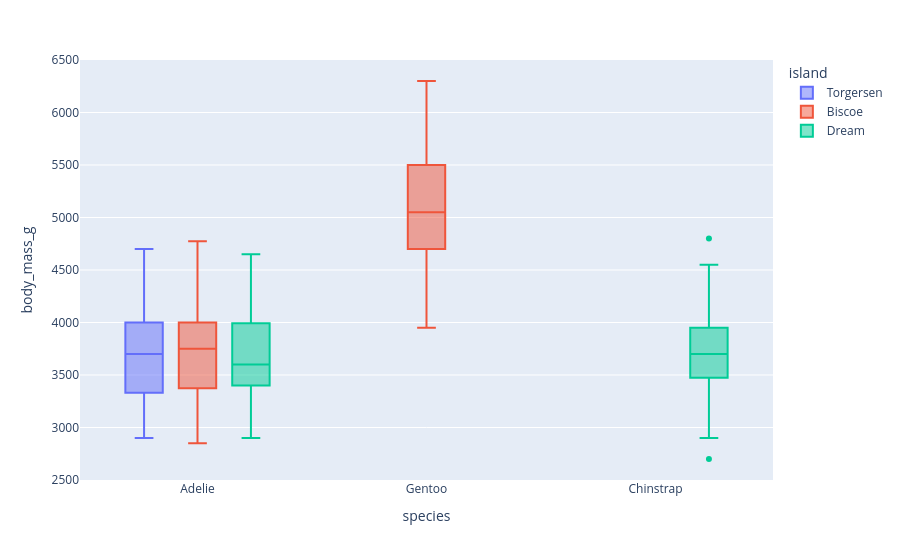

Notebook code for this chart:
### Code cell
fig = px.box(df, x="species", y="body_mass_g", color="island")
fig.show()

### Figure 1 — Plotly figure (JSON) as saved in the notebook; plotly's stock layout.template omitted (floating-point values rounded to 4 significant figures; data arrays with more than 128 entries replaced by an {"elided": "..."} marker saying what was removed)
{"data": [{"alignmentgroup": "True", "hovertemplate": "island=Torgersen<br>species=%{x}<br>body_mass_g=%{y}<extra></extra>", "legendgroup": "Torgersen", "marker": {"color": "#636efa"}, "name": "Torgersen", "notched": false, "offsetgroup": "Torgersen", "orientation": "v", "showlegend": true, "type": "box", "x": ["Adelie", "Adelie", "Adelie", "Adelie", "Adelie", "Adelie", "Adelie", "Adelie", "Adelie", "Adelie", "Adelie", "Adelie", "Adelie", "Adelie", "Adelie", "Adelie", "Adelie", "Adelie", "Adelie", "Adelie", "Adelie", "Adelie", "Adelie", "Adelie", "Adelie", "Adelie", "Adelie", "Adelie", "Adelie", "Adelie", "Adelie", "Adelie", "Adelie", "Adelie", "Adelie", "Adelie", "Adelie", "Adelie", "Adelie", "Adelie", "Adelie", "Adelie", "Adelie", "Adelie", "Adelie", "Adelie", "Adelie"], "x0": " ", "xaxis": "x", "y": [3750.0, 3800.0, 3250.0, 3450.0, 3650.0, 3625.0, 4675.0, 3200.0, 3800.0, 4400.0, 3700.0, 3450.0, 4500.0, 3325.0, 4200.0, 3050.0, 4450.0, 3600.0, 3900.0, 3550.0, 4150.0, 3700.0, 4250.0, 3700.0, 3900.0, 3550.0, 4000.0, 3200.0, 4700.0, 3800.0, 4200.0, 2900.0, 3775.0, 3350.0, 3325.0, 3150.0, 3500.0, 3450.0, 3875.0, 3050.0, 4000.0, 3275.0, 4300.0, 3050.0, 4000.0, 3325.0, 3500.0], "y0": " ", "yaxis": "y"}, {"alignmentgroup": "True", "hovertemplate": "island=Biscoe<br>species=%{x}<br>body_mass_g=%{y}<extra></extra>", "legendgroup": "Biscoe", "marker": {"color": "#EF553B"}, "name": "Biscoe", "notched": false, "offsetgroup": "Biscoe", "orientation": "v", "showlegend": true, "type": "box", "x": {"elided": "163 str values"}, "x0": " ", "xaxis": "x", "y": {"elided": "163 float values"}, "y0": " ", "yaxis": "y"}, {"alignmentgroup": "True", "hovertemplate": "island=Dream<br>species=%{x}<br>body_mass_g=%{y}<extra></extra>", "legendgroup": "Dream", "marker": {"color": "#00cc96"}, "name": "Dream", "notched": false, "offsetgroup": "Dream", "orientation": "v", "showlegend": true, "type": "box", "x": ["Adelie", "Adelie", "Adelie", "Adelie", "Adelie", "Adelie", "Adelie", "Adelie", "Adelie", "Adelie", "Adelie", "Adelie", "Adelie", "Adelie", "Adelie", "Adelie", "Adelie", "Adelie", "Adelie", "Adelie", "Adelie", "Adelie", "Adelie", "Adelie", "Adelie", "Adelie", "Adelie", "Adelie", "Adelie", "Adelie", "Adelie", "Adelie", "Adelie", "Adelie", "Adelie", "Adelie", "Adelie", "Adelie", "Adelie", "Adelie", "Adelie", "Adelie", "Adelie", "Adelie", "Adelie", "Adelie", "Adelie", "Adelie", "Adelie", "Adelie", "Adelie", "Adelie", "Adelie", "Adelie", "Adelie", "Chinstrap", "Chinstrap", "Chinstrap", "Chinstrap", "Chinstrap", "Chinstrap", "Chinstrap", "Chinstrap", "Chinstrap", "Chinstrap", "Chinstrap", "Chinstrap", "Chinstrap", "Chinstrap", "Chinstrap", "Chinstrap", "Chinstrap", "Chinstrap", "Chinstrap", "Chinstrap", "Chinstrap", "Chinstrap", "Chinstrap", "Chinstrap", "Chinstrap", "Chinstrap", "Chinstrap", "Chinstrap", "Chinstrap", "Chinstrap", "Chinstrap", "Chinstrap", "Chinstrap", "Chinstrap", "Chinstrap", "Chinstrap", "Chinstrap", "Chinstrap", "Chinstrap", "Chinstrap", "Chinstrap", "Chinstrap", "Chinstrap", "Chinstrap", "Chinstrap", "Chinstrap", "Chinstrap", "Chinstrap", "Chinstrap", "Chinstrap", "Chinstrap", "Chinstrap", "Chinstrap", "Chinstrap", "Chinstrap", "Chinstrap", "Chinstrap", "Chinstrap", "Chinstrap", "Chinstrap", "Chinstrap", "Chinstrap", "Chinstrap", "Chinstrap", "Chinstrap", "Chinstrap", "Chinstrap", "Chinstrap"], "x0": " ", "xaxis": "x", "y": [3250.0, 3900.0, 3300.0, 3900.0, 3325.0, 4150.0, 3950.0, 3550.0, 3300.0, 4650.0, 3150.0, 3900.0, 3100.0, 4400.0, 3000.0, 4600.0, 3425.0, 3450.0, 4150.0, 3350.0, 3550.0, 3800.0, 3500.0, 3950.0, 3600.0, 3550.0, 4300.0, 3400.0, 4450.0, 3300.0, 4300.0, 3700.0, 4350.0, 2900.0, 4100.0, 3500.0, 4475.0, 3425.0, 3900.0, 3175.0, 3975.0, 3400.0, 4250.0, 3400.0, 3475.0, 3050.0, 3725.0, 3000.0, 3650.0, 4250.0, 3475.0, 3450.0, 3750.0, 3700.0, 4000.0, 3500.0, 3900.0, 3650.0, 3525.0, 3725.0, 3950.0, 3250.0, 3750.0, 4150.0, 3700.0, 3800.0, 3775.0, 3700.0, 4050.0, 3575.0, 4050.0, 3300.0, 3700.0, 3450.0, 4400.0, 3600.0, 3400.0, 2900.0, 3800.0, 3300.0, 4150.0, 3400.0, 3800.0, 3700.0, 4550.0, 3200.0, 4300.0, 3350.0, 4100.0, 3600.0, 3900.0, 3850.0, 4800.0, 2700.0, 4500.0, 3950.0, 3650.0, 3550.0, 3500.0, 3675.0, 4450.0, 3400.0, 4300.0, 3250.0, 3675.0, 3325.0, 3950.0, 3600.0, 4050.0, 3350.0, 3450.0, 3250.0, 4050.0, 3800.0, 3525.0, 3950.0, 3650.0, 3650.0, 4000.0, 3400.0, 3775.0, 4100.0, 3775.0], "y0": " ", "yaxis": "y"}], "layout": {"boxmode": "group", "legend": {"title": {"text": "island"}, "tracegroupgap": 0}, "margin": {"t": 60}, "xaxis": {"anchor": "y", "domain": [0, 1], "title": {"text": "species"}}, "yaxis": {"anchor": "x", "domain": [0, 1], "title": {"text": "body_mass_g"}}}}
